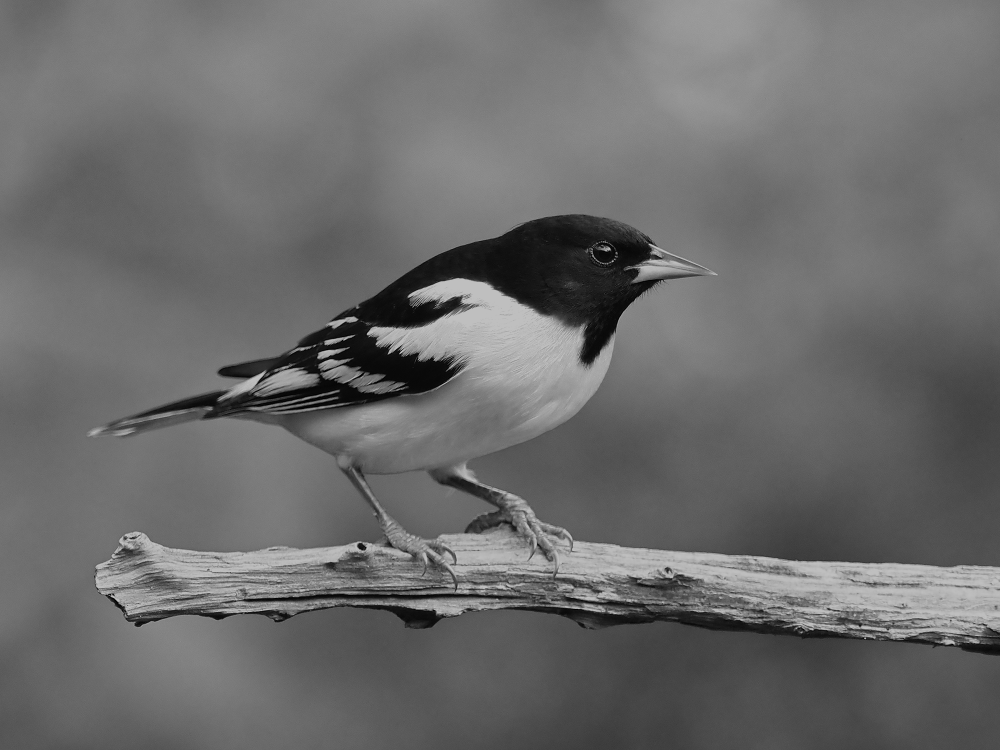
#> input picture bird.png, 2000 x 1500 px, found by its file name (shown at 1/2 size)
$ jupyter execute BaiKTcuoiky.ipynb   (older library calls are emulated)
#> lines starting #> are read from the running program, lines starting #| are printed output that depends on the picture
# Nguyễn Trường An
# MSSV:207CT27556

### Câu 1 (2 điểm): Cho một ảnh bất kỳ (tên ảnh do sinh viên tự đặt, ví dụ: `my_image.jpg`) và thực hiện các yêu cầu sau:

* Viết chương trình sử dụng median filter để làm mịn ảnh. (0.5 điểm)
* Viết chương trình sử dụng Sobel filter để xác định biên của hình ảnh. (0.5 điểm)
* Đổi màu ảnh bằng cách hoán đổi thứ tự các kênh màu (ví dụ: BGR → GRB hoặc GBR...) và lưu thành tên dạng `[ten_anh]_swapped.jpg`. (0.5 điểm)
* Chuyển ảnh sang không gian màu LAB và tách riêng 3 kênh L, A, B, lưu thành ảnh grayscale tương ứng (`[ten_anh]_L.jpg`, `[ten_anh]_A.jpg`, `[ten_anh]_B.jpg`). (0.5 điểm)

[cell 1]
import cv2
import numpy as np
import matplotlib.pyplot as plt

def show_image(img, title='', cmap=None):
    plt.figure(figsize=(4,4))
    if cmap:
        plt.imshow(img, cmap=cmap)
    else:
        plt.imshow(cv2.cvtColor(img, cv2.COLOR_BGR2RGB))
    plt.title(title)
    plt.axis('off')
    plt.show()

img = cv2.imread('bird.png')
#> img is the input picture: shape (1500, 2000, 3); min 0, max 191, mean 107.3
show_image(img, 'Ảnh gốc')


median = cv2.medianBlur(img, 5)
cv2.imwrite('my_image_median.jpg', median)
show_image(median, 'Median Filter')

gray = cv2.cvtColor(img, cv2.COLOR_BGR2GRAY)
sobelx = cv2.Sobel(gray, cv2.CV_64F, 1, 0, ksize=3)
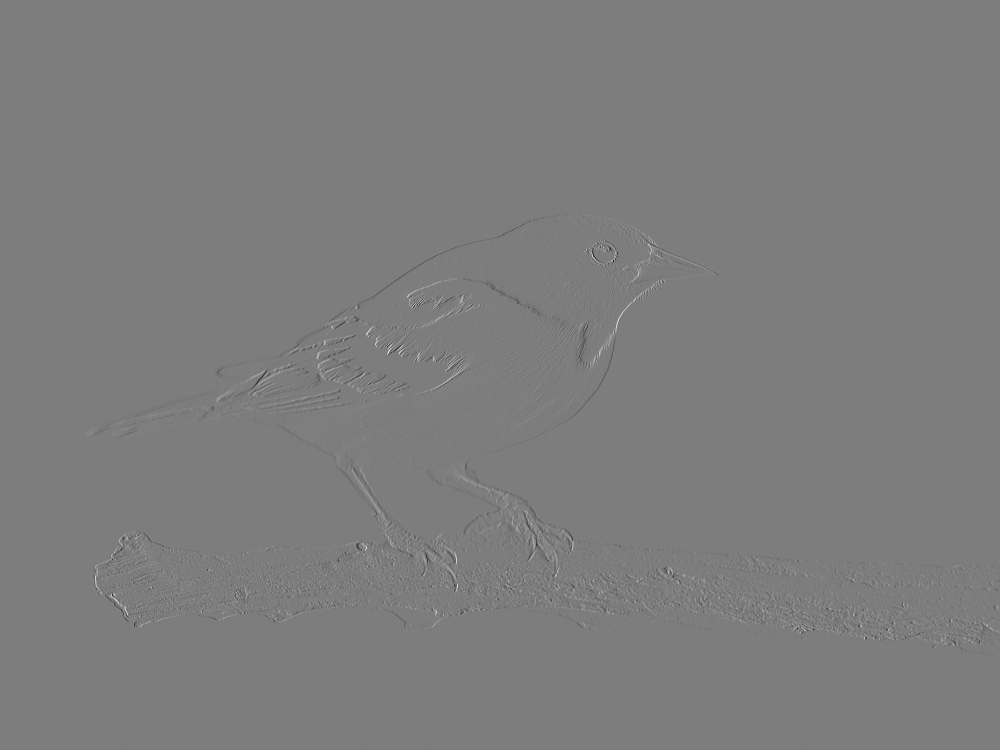
#> sobelx: shape (1500, 2000) float64 (shown at 1/2 size); min -661, max 684, mean 0; drawn with min black and max white
sobely = cv2.Sobel(gray, cv2.CV_64F, 0, 1, ksize=3)
sobel = cv2.magnitude(sobelx, sobely)
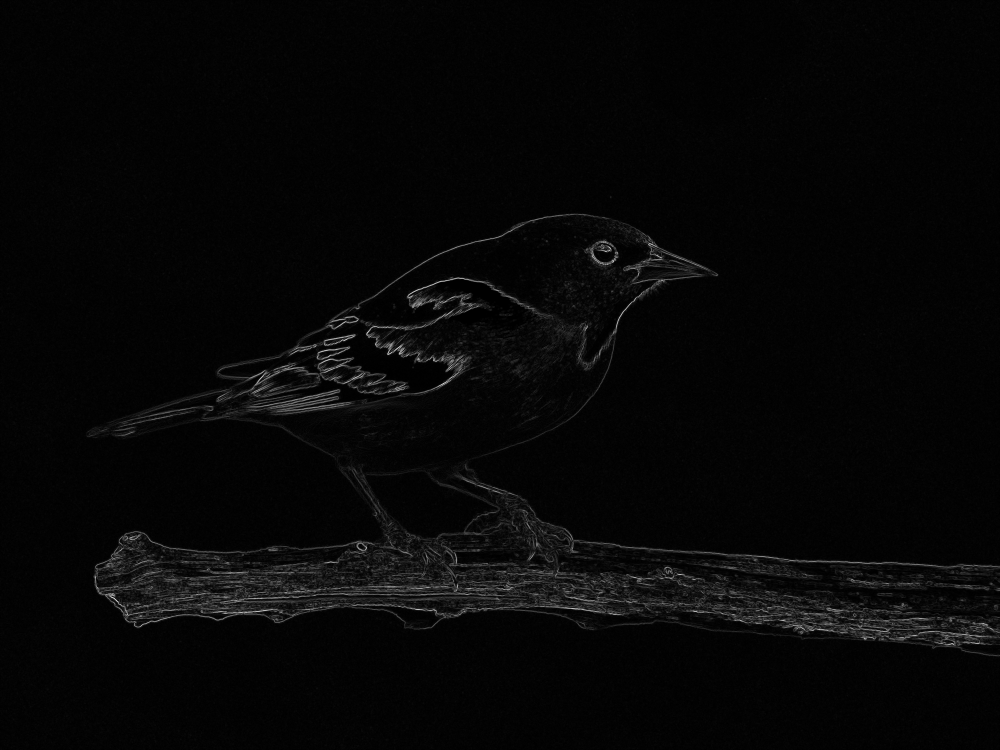
#> sobel: shape (1500, 2000) float64 (shown at 1/2 size); min 0, max 812.7, mean 22.2; drawn with min black and max white
sobel = np.uint8(np.clip(sobel, 0, 255))
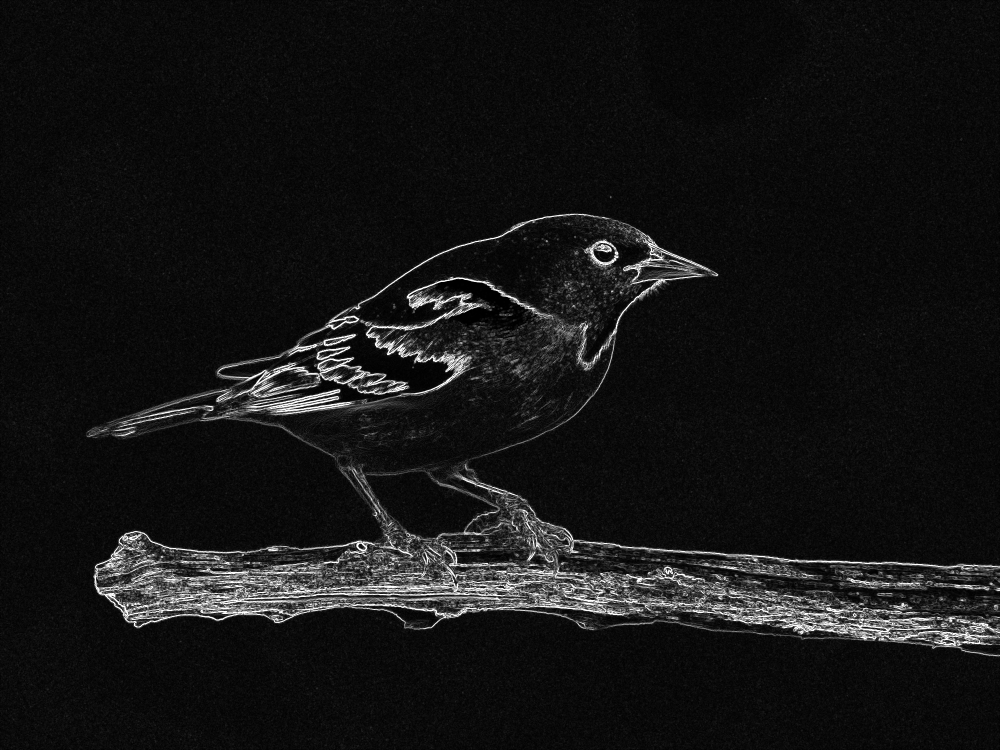
#> sobel: shape (1500, 2000) (shown at 1/2 size); min 0, max 255, mean 20.8
cv2.imwrite('my_image_sobel.jpg', sobel)
show_image(sobel, 'Sobel Edge', cmap='gray')


swapped = img[:, :, [1, 2, 0]]
cv2.imwrite('my_image_swapped.jpg', swapped)
show_image(swapped, 'Swapped Channels')


lab = cv2.cvtColor(img, cv2.COLOR_BGR2LAB)
#> lab: shape (1500, 2000, 3); mean of channels 0, 1, 2 114.9, 128, 128
L, A, B = cv2.split(lab)
#> A: shape (1500, 2000); every value is 128
cv2.imwrite('my_image_L.jpg', L)
cv2.imwrite('my_image_A.jpg', A)
cv2.imwrite('my_image_B.jpg', B)
show_image(L, 'Kênh L', cmap='gray')
show_image(A, 'Kênh A', cmap='gray')
show_image(B, 'Kênh B', cmap='gray')
